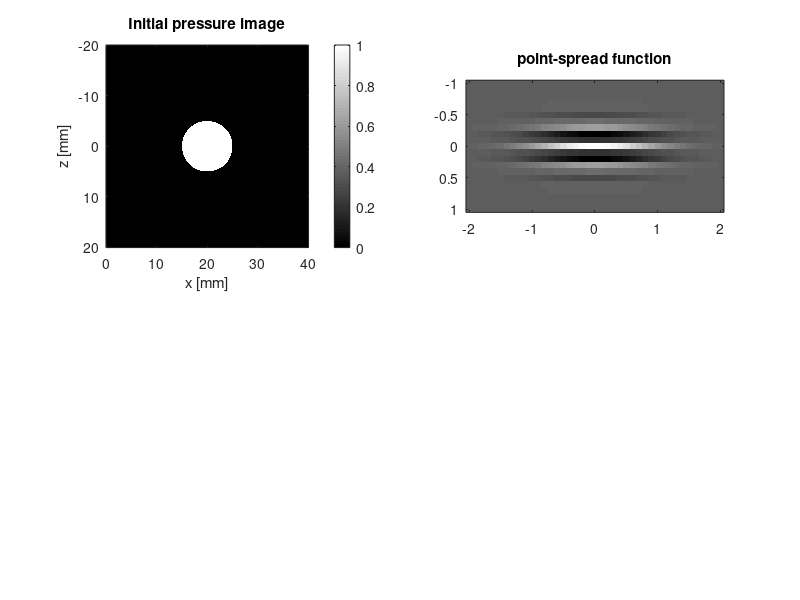

Here is the MATLAB script that generated this plot: (Note: this script raises an error after producing the figure.)
% Analysis4_atHome
% This script shows the bandlimiting bahavior of ultrasound, how it affects
% the image appearance and what can be done to display an image that still
% looks good.
%
% Instruction: 
% Read the caption of each section and then run the respective section
% using CTRL+ENTER.
%
% NOTE: please add the subfolder "helpers" and its subfolders to your
% matlabpath!
%

%% create vessel phantom:
% If we had constant fluence in the tissue, the cross section of a vessel
% would look like a disk:

% create image axes [m]:
z = (      0: 0.1e-3 : 40e-3)';
x = (-20e-3 : 0.1e-3 : 20e-3);

% create phantom as disk at center of the image with 5mm radius:
p0 = zeros(length(z),length(x));
p0(sqrt((z-20e-3).^2 + x.^2) < 5e-3) = 1;

% plot phantom:
figure(1); subplot(221); imagesc(z*1e3,x*1e3,p0); title('Initial pressure image');
axis image; colormap gray; colorbar; xlabel('x [mm]'); ylabel('z [mm]');

%% apply point-spread function:
% A simple model to describe the effect of the imaging system on the image
% content in photoacoustic imaging (measurement plus reconstruction) is to
% convolve the original phantom with a point spread function (PSF). Here, 
% an approximate PSF is computed as a 2D kernel that consists of a
% windowed sine function in vertical (axial) direction multiplied with a 
% Gaussian function in horizontal (lateral) direction.
% How would oyu describe the resulting radio-frequency (RF) image compared 
% to theinitial initial pressure distribution?

% create simplified point-spread function:
psf = .15 * gauspuls(-10:10,.3)' .* exp(-.01*(-20:20).^2);

% plot filter kernel:
figure(1); subplot(222); imagesc((-20:20)*.1,(-10:10)*.1,psf); title('point-spread function');
axis image; colormap parula; colorbar; xlabel('x [mm]'); ylabel('z [mm]');
%%
% filter phantom with psf to get a simple photacoustic raw-data (RF) image:
imgRF = imfilter(p0,psf);
%%
% plot RF image:
figure(1); subplot(223); imagesc(z*1e3,x*1e3,imgRF); title('RF image');
axis image; colormap gray; colorbar; xlabel('x [mm]'); ylabel('z [mm]');

%% envelope detection:
% The RF image we have now is the unprocessed image, a photoacoutic machine
% will create. The strong oscillations in axial direction are caused by the 
% limited frequency range (bandwidth) of the transducer. This leads to an 
% edge filtering effect, such that we only asee a signal on the edges of the 
% disk. This osciallating image content is difficult to interpret with our
% eyes. For that reason, we usually apply an envelope detection 
% (demodulation), which will essentially connect the peaks of the signal to
% get a smooth image with strictly positive values.
% Therefore, the image you can expect of a vessel rather resembles two dots
% above each other than a full circle. Still, the intensity of these edges 
% can be used to estimate the oxygenation within the vessel!   

% apply envelope detection:
imgEnvelope = abs(hilbert(imgRF));

% plot envelope image:
figure(1); subplot(224); imagesc(z*1e3,x*1e3,imgEnvelope); title('Envelope image');
axis image; colormap gray; colorbar; xlabel('x [mm]'); ylabel('z [mm]');

% plot horizontal and lateral line profiles:
figure(2); 
subplot(211); plot(z*1e3,p0(:,200), z*1e3,imgRF(:,200), z*1e3,imgEnvelope(:,200))
    title('axial profile'); xlabel('z [mm]'); legend('p0','RF','Envelope');
subplot(212); plot(x*1e3,p0(200,:), x*1e3,imgRF(200,:), x*1e3,imgEnvelope(200,:)); 
    title('lateral profile'); xlabel('z [mm]'); legend('p0','RF','Envelope')


